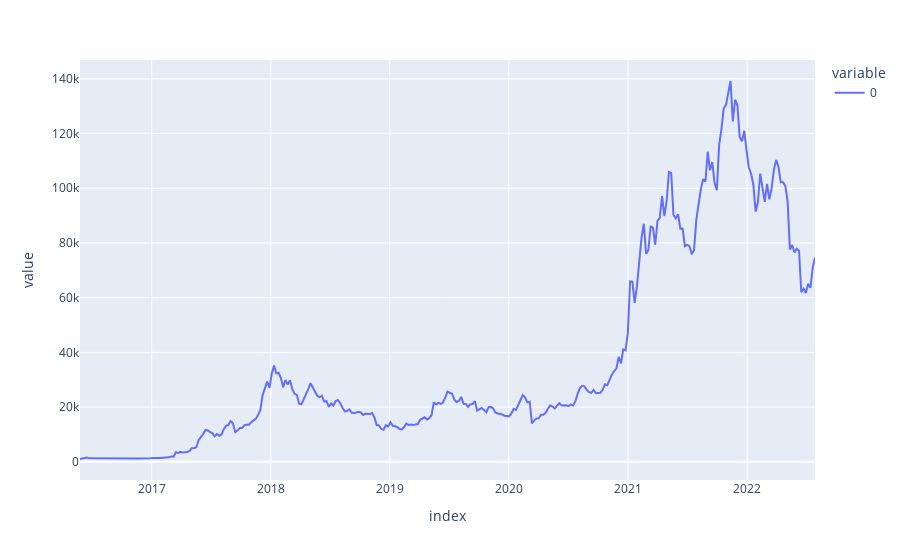

Notebook code for this chart:
### Code cell
portfolio_values.sum(axis=1).to_frame().plot()

### Figure 1 — Plotly figure (JSON) as saved in the notebook; plotly's stock layout.template omitted (floating-point values rounded to 4 significant figures; data arrays with more than 128 entries replaced by an {"elided": "..."} marker saying what was removed)
{"data": [{"hovertemplate": "variable=0<br>index=%{x}<br>value=%{y}<extra></extra>", "legendgroup": "0", "line": {"color": "#636efa", "dash": "solid"}, "marker": {"symbol": "circle"}, "mode": "lines", "name": "0", "orientation": "v", "showlegend": true, "type": "scatter", "x": {"elided": "323 str values"}, "xaxis": "x", "y": {"elided": "323 float values"}, "yaxis": "y"}], "layout": {"legend": {"title": {"text": "variable"}, "tracegroupgap": 0}, "margin": {"t": 60}, "xaxis": {"anchor": "y", "domain": [0, 1], "title": {"text": "index"}}, "yaxis": {"anchor": "x", "domain": [0, 1], "title": {"text": "value"}}}}
